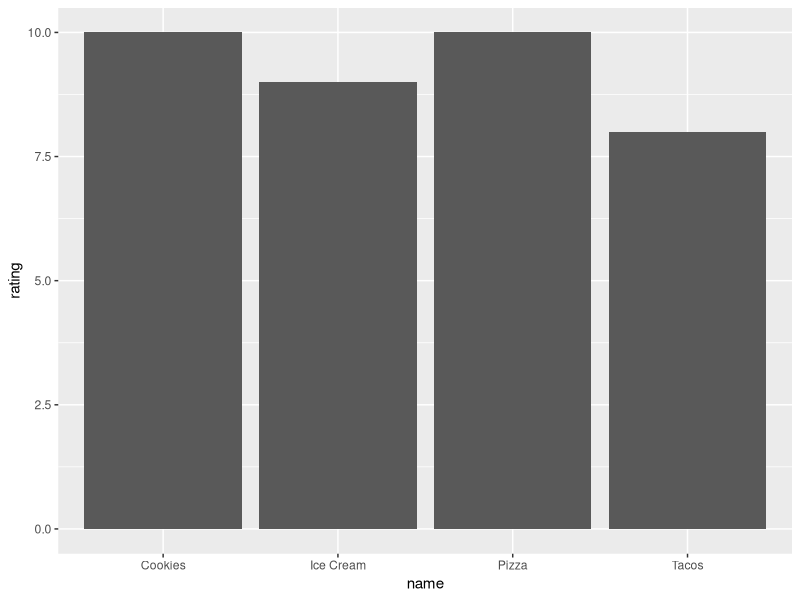
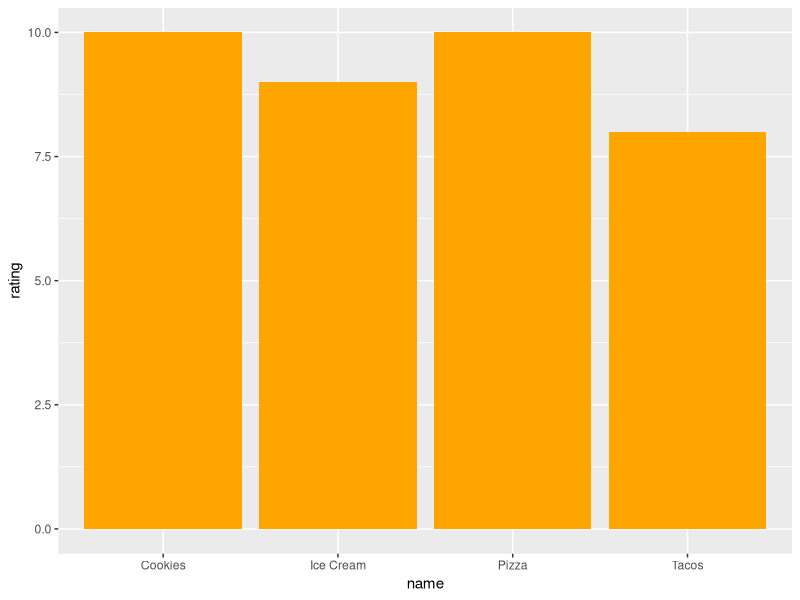
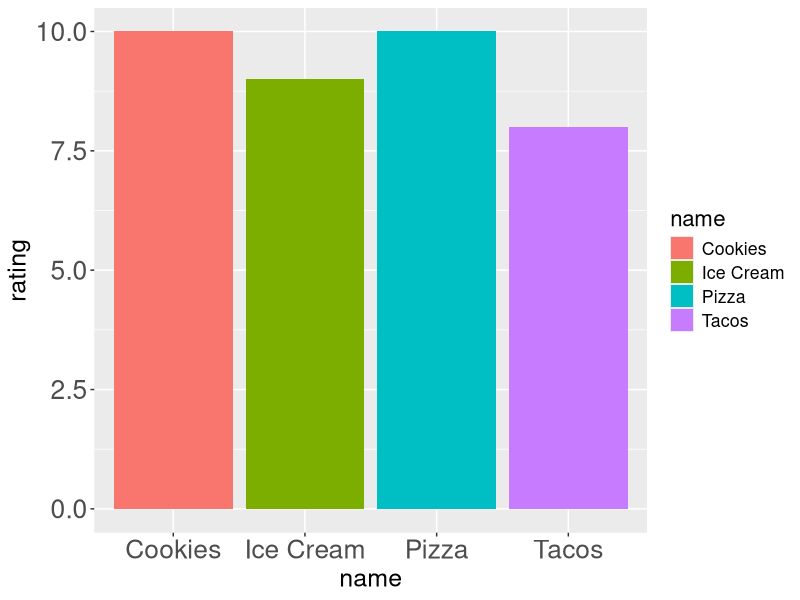
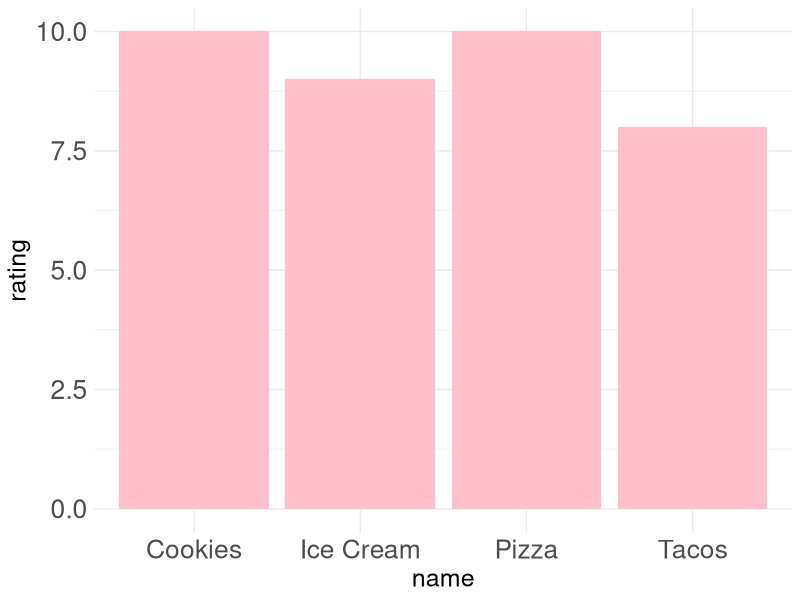
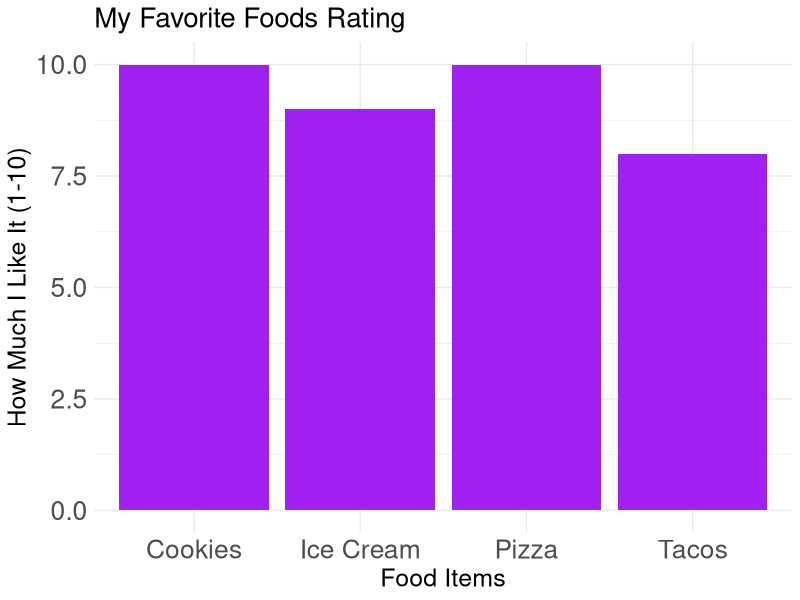
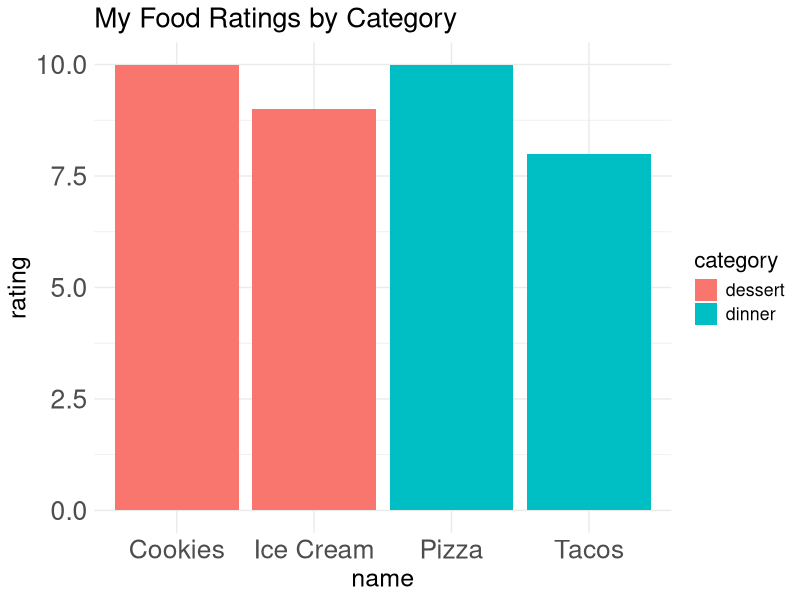

Recreate these plots in R, in order.
## ---- chunk 1
Sys.setlocale("LC_CTYPE", "en_US.UTF-8")
## ---- chunk 2
library(ggplot2)
## ---- chunk 3
# Example dataframe (replace with yours from Spell 8)
my_data <- data.frame(
  name = c("Pizza", "Ice Cream", "Tacos", "Cookies"),
  rating = c(10, 9, 8, 10),
  category = c("dinner", "dessert", "dinner", "dessert")
)

# Create your first plot with YOUR data!
ggplot(my_data, aes(x = name, y = rating)) +
  geom_col()
## ---- chunk 4
ggplot(my_data, aes(x = name, y = rating)) +
  geom_col(fill = "orange")    # Try different colors: "red", "green", "purple", "orange"

# Try this too - different color for each bar!
ggplot(my_data, aes(x = name, y = rating, fill = name)) +
  geom_col()  +
  theme(text = element_text(size = 16),  # Set text size for all elements
        plot.title = element_text(size = 20), # Set title size
        axis.title = element_text(size = 18), # Set axis title size
        axis.text = element_text(size = 19)) # Set axis text size
## ---- chunk 5
ggplot(my_data, aes(x = name, y = rating)) +
  geom_col(fill = "pink") +
  theme_minimal() +    # Makes it look clean and modern!
  theme(text = element_text(size = 16),  # Set text size for all elements
        plot.title = element_text(size = 20), # Set title size
        axis.title = element_text(size = 18), # Set axis title size
        axis.text = element_text(size = 19)) # Set axis text size

# Try other themes: theme_classic(), theme_dark(), theme_void()
## ---- chunk 6
ggplot(my_data, aes(x = name, y = rating)) +
  geom_col(fill = "purple") +
  theme_minimal() +
  labs(
    title = "My Favorite Foods Rating",     # Main title
    x = "Food Items",                       # X-axis label  
    y = "How Much I Like It (1-10)"        # Y-axis label
  ) +
  theme(text = element_text(size = 16),  # Set text size for all elements
        plot.title = element_text(size = 20), # Set title size
        axis.title = element_text(size = 18), # Set axis title size
        axis.text = element_text(size = 19)) # Set axis text size
## ---- chunk 7
ggplot(my_data, aes(x = name, y = rating, fill = category)) +
  geom_col() +
  theme_minimal() +
  labs(title = "My Food Ratings by Category") +
  theme(text = element_text(size = 16),  # Set text size for all elements
        plot.title = element_text(size = 20), # Set title size
        axis.title = element_text(size = 18), # Set axis title size
        axis.text = element_text(size = 19)) # Set axis text size
